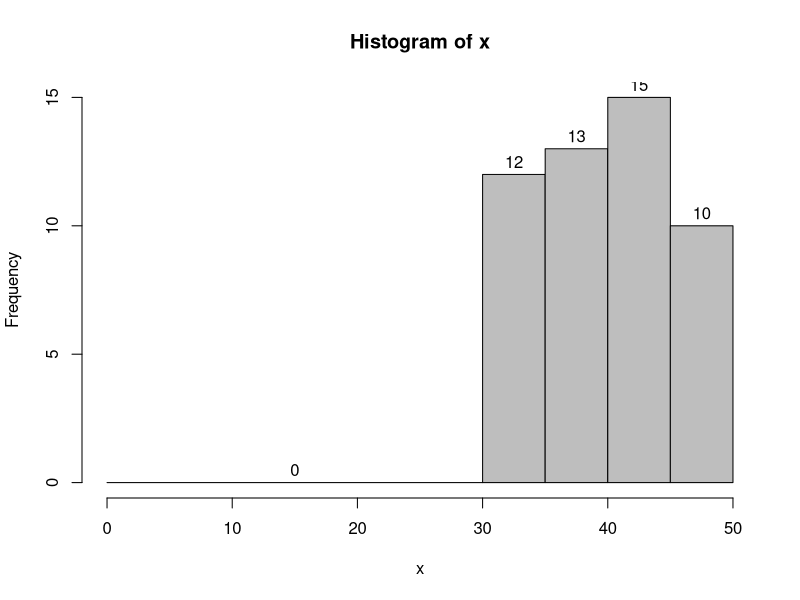

This figure's R source: (Note: this script raises an error after producing the figure.)
#questions

set.seed(1234)
(data = sample.int(12))
#12 10  6  5  4  7  1  9  2  8 11  3
(m1 = matrix(data, nrow=3, byrow = T))
matrix(data)
#

set.seed(10)
x <- rnorm(100, 1, 0.5)
str(x)

# 
set.seed(1234)
(x = trunc(runif(50, min=30, max=50)))
#32 42 42 42 47 42 30 34 43 40 43 40 35 48 35 46 35 35 33 34 36 36 33 30 34 46 40 48 46 30 39 35 36 40 33 45 34 35 49 46 41 42 36 42 36 40 43 39 34 45
hist(x, col="gray", labels = TRUE, right=F, freq=T, breaks=c(0,30,35,40,45,50))
length(x[x <= 30 | x > 45])





#





n=800
ss = .8 #class 1 & 10
(SS = .8 * 800)
(hs = 1 - ss)  #classes 11 to 12
(HS = hs * 800)
(Male = .475 * n)
(Female = 800 - Male)
(Veg = .53 * 800)
(NonVeg = 800 - Veg)
(hs = c1t)